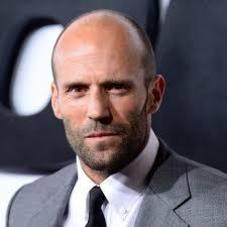
#> input picture Open CV/images/img5.jpg, 227 x 227 px, found by its file name
$ python code2_22.03.2021.py
#> lines starting #> are read from the running program, lines starting #| are printed output that depends on the picture; after the words box and inside, x2 and y2 are one past the last pixel; in counts of white or black regions, pixels touching at a corner belong together
import cv2

img = cv2.imread(r'E:\openCV projects\images\img5.jpg')
#> img is the input picture: shape (227, 227, 3); mean B, G, R 104.6, 97.2, 106.2

# RGB to Gray scale
img_gray = cv2.cvtColor(img, cv2.COLOR_BGR2GRAY)
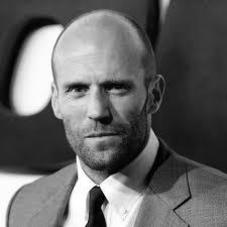
#> img_gray: shape (227, 227); min 0, max 255, mean 100.8

# blur
img_blur = cv2.GaussianBlur(img_gray, (5, 5), 0.75)

# Canny edge detector
img_canny = cv2.Canny(img, 100, 150)
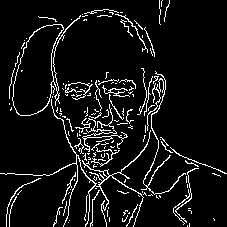
#> img_canny: shape (227, 227); 7.5% white in thin lines or dots

cv2.imshow('original image', img)
cv2.imshow('gray scale image', img_gray)
cv2.imshow('blur image', img_blur)
cv2.imshow('edge', img_canny)
cv2.waitKey(0)

$ run again, with Open CV/images/img1.jpg copied over Open CV/images/img5.jpg
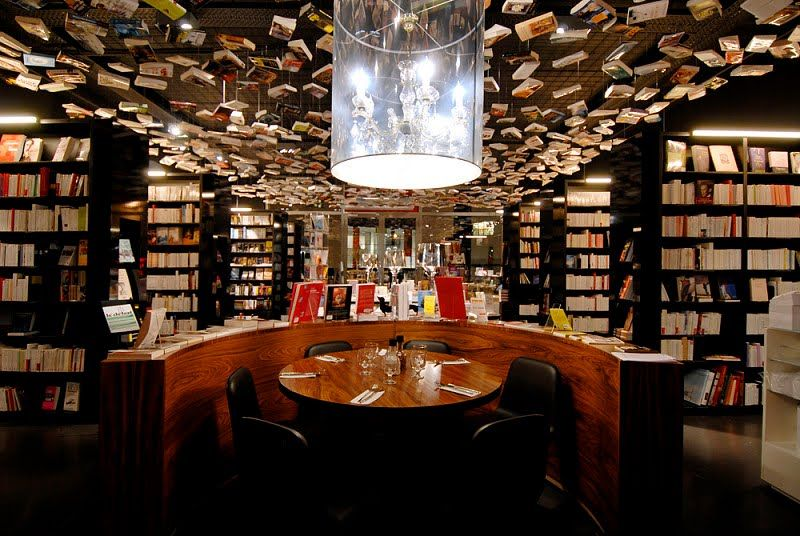
#> input picture Open CV/images/img1.jpg, 800 x 536 px, found by its file name
#> img is the input picture: shape (536, 800, 3); mean B, G, R 42, 55.4, 76.4
#> `img_gray = cv2.cvtColor(img, cv2.COLOR_BGR2GRAY)`:
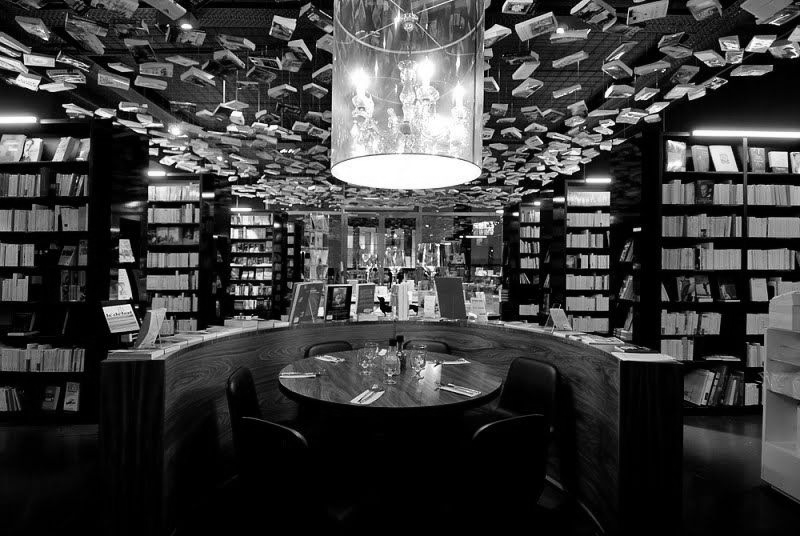
#> img_gray: shape (536, 800); min 0, max 255, mean 60.2
#> `img_canny = cv2.Canny(img, 100, 150)`:
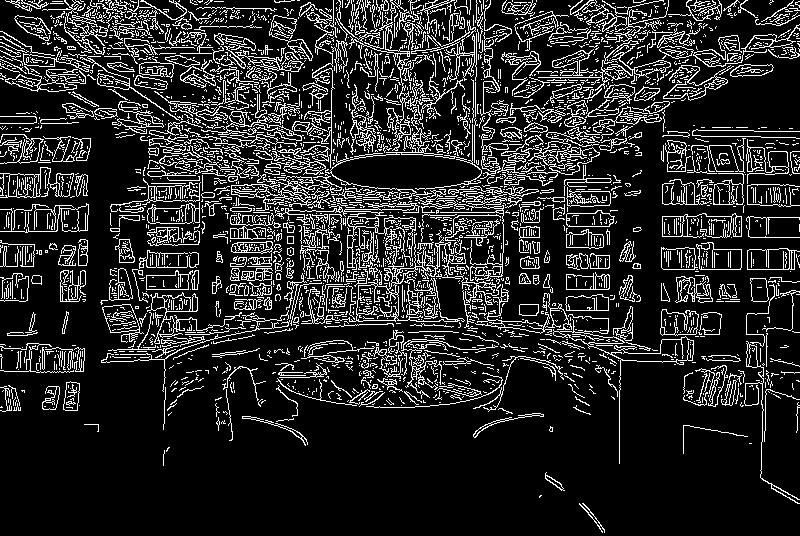
#> img_canny: shape (536, 800); 15.4% white in thin lines or dots

$ run again, with Open CV/images/img2.jpg copied over Open CV/images/img5.jpg
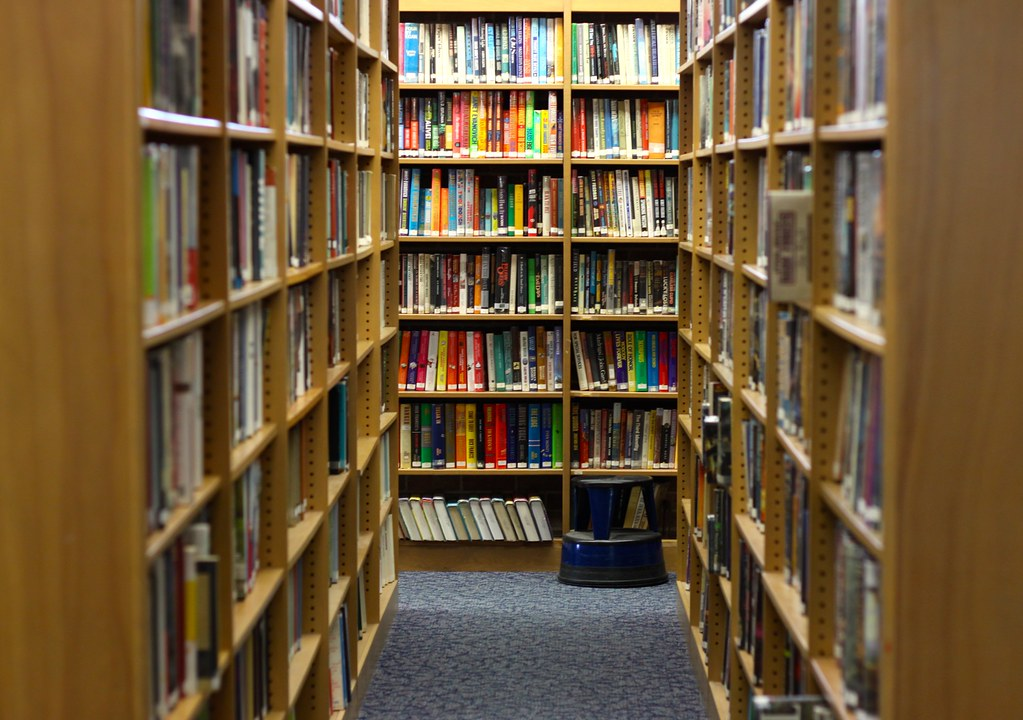
#> input picture Open CV/images/img2.jpg, 1023 x 720 px, found by its file name
#> img is the input picture: shape (720, 1023, 3); mean B, G, R 57.5, 87.3, 109.5
#> `img_gray = cv2.cvtColor(img, cv2.COLOR_BGR2GRAY)`:
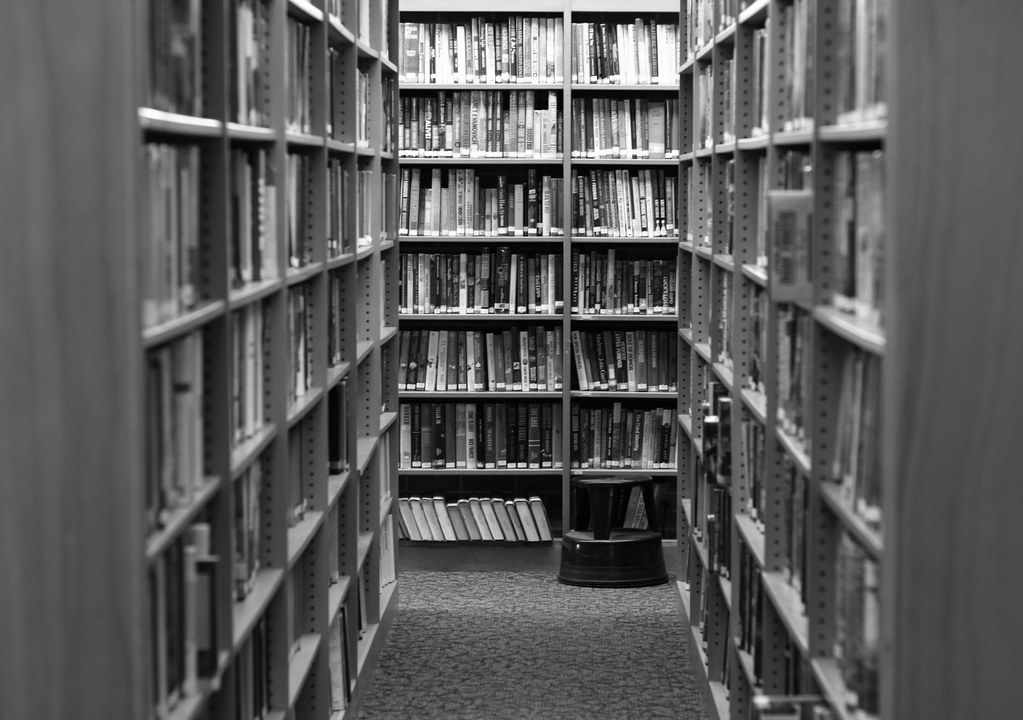
#> img_gray: shape (720, 1023); min 0, max 255, mean 90.5
#> `img_canny = cv2.Canny(img, 100, 150)`:
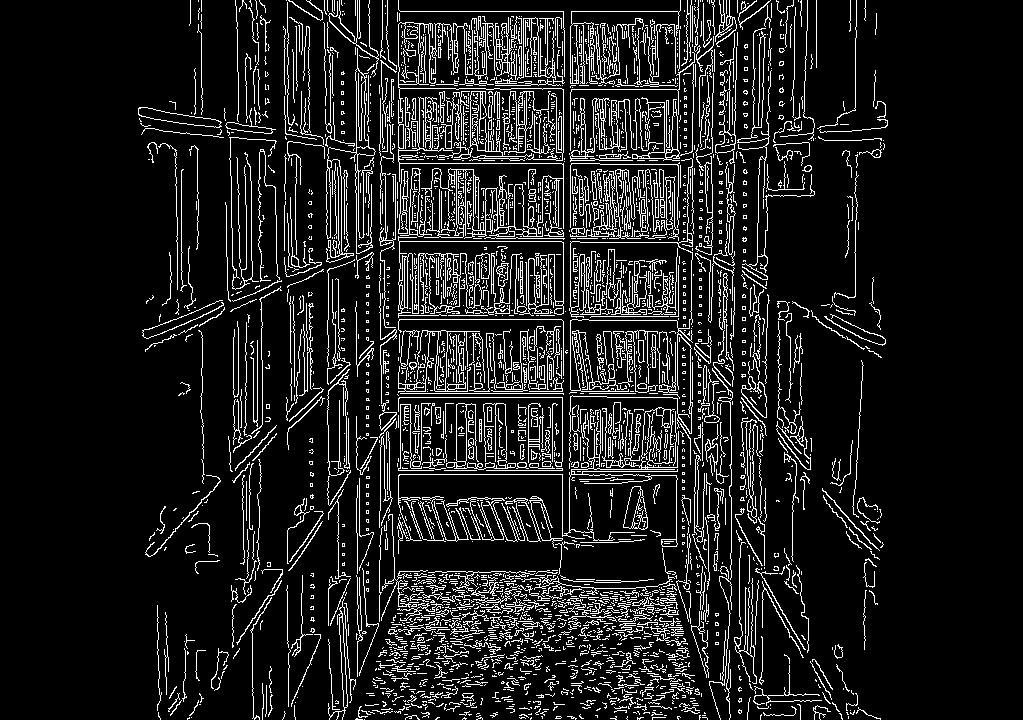
#> img_canny: shape (720, 1023); 11.2% white in thin lines or dots, all inside (x1, y1, x2, y2) = (138, 0, 888, 720)
